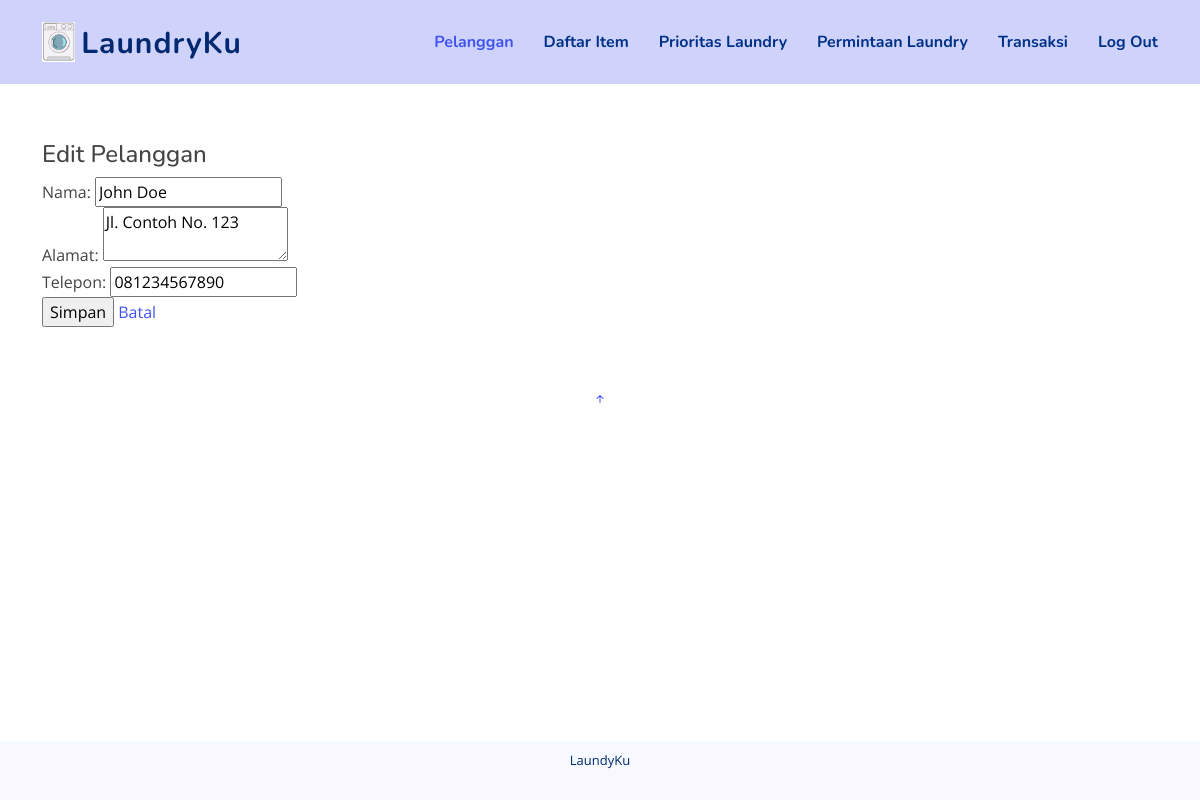
The page /edit_pelanggan.php?id=1 (signed in) on the database its author committed.
### tables this page shows
CREATE TABLE Pelanggan (
    id_pelanggan INT AUTO_INCREMENT PRIMARY KEY,
    nama VARCHAR(255) NOT NULL,
    alamat VARCHAR(255) NOT NULL,
    telepon VARCHAR(15) NOT NULL
);

### edit_pelanggan.php (the view, shortened to what this page needs)
<?php
include "config.php";
if (isset($_GET['id'])) {
  $id = $_GET['id'];
  $query = "SELECT * FROM Pelanggan WHERE id_pelanggan = $id";
  $result = mysqli_query($conn, $query);
  if (mysqli_num_rows($result) === 1) {
    $row = mysqli_fetch_assoc($result);
    $nama = $row['nama'];
    $alamat = $row['alamat'];
    $telepon = $row['telepon'];
  } else {
    header("Location: pelanggan.php");
    exit;
  }
}
?>
<?php include 'head.php'; ?>
<?php include 'header.php'; ?>
<main id="main">
  <section id="edit-pelanggan" class="edit-pelanggan">
    <div class="container">
      <h4>Edit Pelanggan</h4>
      <form method="post" action="" onsubmit="saveChanges()">
        <div class="form-group">
          <label for="nama">Nama:</label>
          <input type="text" name="nama" id="nama" value="<?php echo $nama; ?>" required>
        </div>
        <div class="form-group">
          <label for="alamat">Alamat:</label>
          <textarea name="alamat" id="alamat" required><?php echo $alamat; ?></textarea>
        </div>
        <div class="form-group">
          <label for="telepon">Telepon:</label>
          <input type="text" name="telepon" id="telepon" value="<?php echo $telepon; ?>" required>
        </div>
        <div class="form-group">
          <input type="submit" name="simpan" value="Simpan">
          <a href="pelanggan.php">Batal</a>
        </div>
      </form>
    </div>
  </section>
</main>
<?php include 'footer.php'; ?>

### assets/css/style.css (style rules this page uses)
:root { scroll-behavior: smooth; }
body { font-family: "Open Sans", sans-serif; color: #444444; }
a { color: #4154f1; text-decoration: none; }
h1, h2, h3, h4, h5, h6 { font-family: "Nunito", sans-serif; }
section { padding: 60px 0; overflow: hidden; }

### edit_pelanggan.php (style rules this page uses)
#main { padding-top: 80px; }

### rows shown on the page
pelanggan: nama "John Doe", alamat "Jl. Contoh No. 123", telepon "081234567890"
